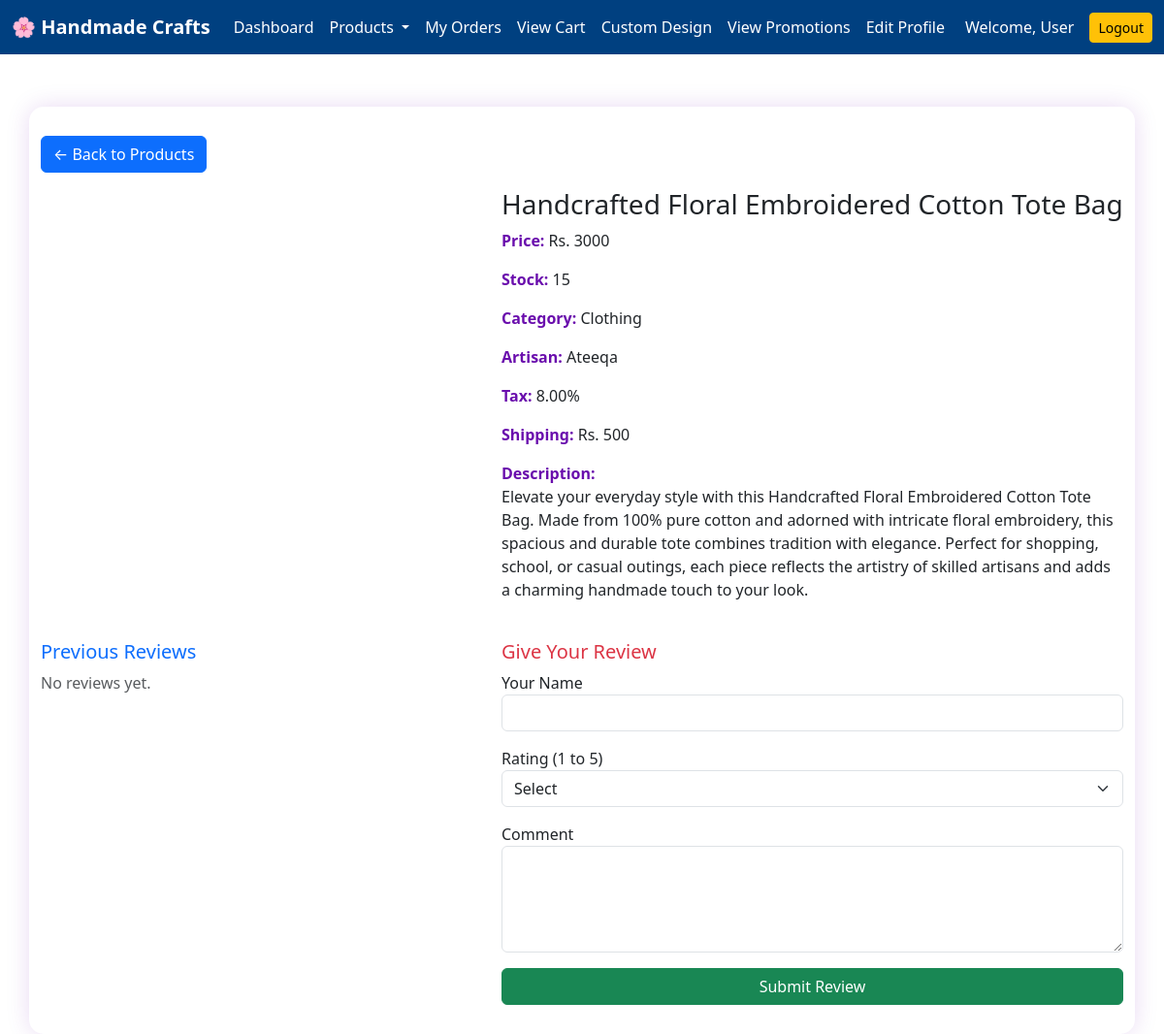
The page /product_page.php?id=4 on the database its author committed.
### tables this page shows
CREATE TABLE `product` (
  `id` int(11) NOT NULL,
  `saller_id` int(11) NOT NULL,
  `name` varchar(255) NOT NULL,
  `description` text NOT NULL,
  `price` int(11) NOT NULL,
  `stock` int(11) NOT NULL,
  `image` varchar(255) NOT NULL,
  `custom_request` tinyint(1) NOT NULL,
  `created_at` timestamp NOT NULL DEFAULT current_timestamp(),
  `category` varchar(100) NOT NULL,
  `status` varchar(50) DEFAULT 'Pending'
);

CREATE TABLE `artisan` (
  `id` int(11) NOT NULL,
  `name` varchar(100) DEFAULT NULL,
  `email` varchar(100) DEFAULT NULL,
  `password` varchar(255) DEFAULT NULL,
  `contact` varchar(20) DEFAULT NULL,
  `skills` text DEFAULT NULL,
  `bio` text DEFAULT NULL,
  `created_at` timestamp NOT NULL DEFAULT current_timestamp(),
  `status` enum('active','suspended','banned') DEFAULT 'active'
);

CREATE TABLE `taxes` (
  `id` int(11) NOT NULL,
  `category` varchar(100) NOT NULL,
  `tax_percent` decimal(5,2) NOT NULL
);

CREATE TABLE `shipping_rates` (
  `id` int(11) NOT NULL,
  `category` varchar(100) NOT NULL,
  `shipping_fee` int(11) NOT NULL
);

### product_page.php (the view, shortened to what this page needs)
<?php
include 'connection.php';
$id = $_GET['id'];
$product = $conn->query("
  SELECT product.*, artisan.name AS artisan_name
  FROM product
  LEFT JOIN artisan ON product.saller_id = artisan.id
  WHERE product.id = $id
")->fetch_assoc();
$reviews = $conn->query("SELECT * FROM reviews WHERE product_id = $id ORDER BY created_at DESC");
$category = $product['category'];
$tax_result = $conn->query("SELECT tax_percent FROM taxes WHERE category='$category'");
$ship_result = $conn->query("SELECT shipping_fee FROM shipping_rates WHERE category='$category'");
$tax = $tax_result->num_rows > 0 ? $tax_result->fetch_assoc()['tax_percent'] : 0;
$shipping = $ship_result->num_rows > 0 ? $ship_result->fetch_assoc()['shipping_fee'] : 0;
?>
<!DOCTYPE html>
<html>
<head>
  <link href="https://cdn.jsdelivr.net/npm/bootstrap@5.3.0/dist/css/bootstrap.min.css" rel="stylesheet">
</head>
<body>
<?php include 'user_navbar.php'; ?>
<div class="container">
  <a href="customer_browse.php" class="btn btn-primary mb-3">← Back to Products</a>
  <div class="row mb-4">
    <div class="col-md-5">
    </div>
    <div class="col-md-7">
      <h3><?php echo $product['name']; ?></h3>
      <p><span class="summary-label">Price:</span> Rs. <?php echo $product['price']; ?></p>
      <p><span class="summary-label">Stock:</span> <?php echo $product['stock']; ?></p>
      <p><span class="summary-label">Category:</span> <?php echo $product['category']; ?></p>
      <p><span class="summary-label">Artisan:</span> <?php echo $product['artisan_name']; ?></p>
      <p><span class="summary-label">Tax:</span> <?php echo $tax; ?>%</p>
      <p><span class="summary-label">Shipping:</span> Rs. <?php echo $shipping; ?></p>
      <p><span class="summary-label">Description:</span><br><?php echo $product['description']; ?></p>
    </div>
  </div>
  <div class="row">
    <div class="col-md-5">
      <h5 class="text-primary">Previous Reviews</h5>
      <?php
      if ($reviews->num_rows > 0) {
        while ($r = $reviews->fetch_assoc()) {
          echo "<div class='review-box'>";
          echo "<strong>" . htmlspecialchars($r['user_name']) . "</strong><br>";
          echo "<span class='rating-star'>";
          for ($i = 0; $i < $r['rating']; $i++) echo "★";
          for ($i = $r['rating']; $i < 5; $i++) echo "☆";
          echo "</span><br>";
          echo "<p>" . htmlspecialchars($r['comment']) . "</p>";
          echo "<small class='text-muted'>Posted on " . $r['created_at'] . "</small>";
          echo "</div>";
        }
      } else {
        echo "<p class='text-muted'>No reviews yet.</p>";
      }
      ?>
    </div>
    <div class="col-md-7">
      <h5 class="text-danger">Give Your Review</h5>
      <form method="POST">
        <div class="mb-3">
          <label>Your Name</label>
          <input type="text" name="user_name" class="form-control" required>
        </div>
        <div class="mb-3">
          <label>Rating (1 to 5)</label>
          <select name="rating" class="form-select" required>
            <option value="">Select</option>
          </select>
        </div>
        <div class="mb-3">
          <label>Comment</label>
          <textarea name="comment" rows="4" class="form-control" required></textarea>
        </div>
        <button type="submit" name="submit_review" class="btn btn-success w-100">Submit Review</button>
      </form>
    </div>
  </div>
</div>
</body>
</html>

### product_page.php (style rules this page uses)
body { background-color: #f3e6ff; padding-top: 80px; }
.container { background: white; padding: 30px; margin-top: 30px; border-radius: 15px; box-shadow: 0 0 25px rgba(106, 13, 173, 0.15); }
textarea { resize: none; }
h3 { color: #6a0dad; font-weight: bold; }
h5 { color: #6a0dad; }
.summary-label { font-weight: bold; color: #6a0dad; }

### rows shown on the page
product: name "Handcrafted Floral Embroidered Cotton Tote Bag", price "3000", stock "15", category "Clothing", saller.name "Ateeqa", custom_request.tax_percent "8.00", description "Elevate your everyday style with this Handcrafted Floral Embroidered Cotton Tote Bag. Made from 100% pure cotton and adorned with intricate floral embroidery, this spacious and durable tote combines tradition with elegance. Perfect for shopping, school, or casual outings, each piece reflects the artistry of skilled artisans and adds a charming handmade touch to your look."
shipping_rates: shipping_fee "500"

### other values the page prints
$_SESSION['username'] "User"
